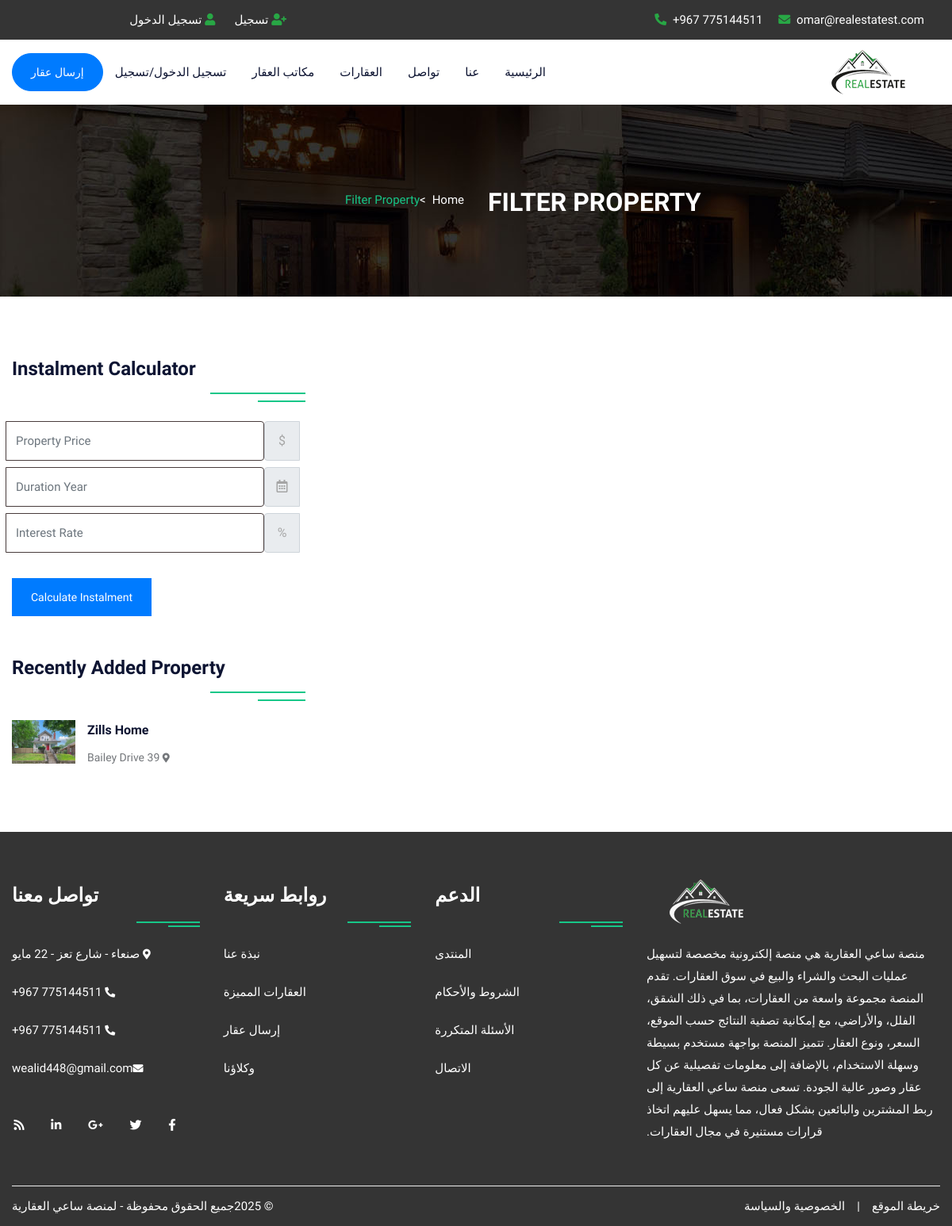
Before: /propertygrid.php with the older database file.
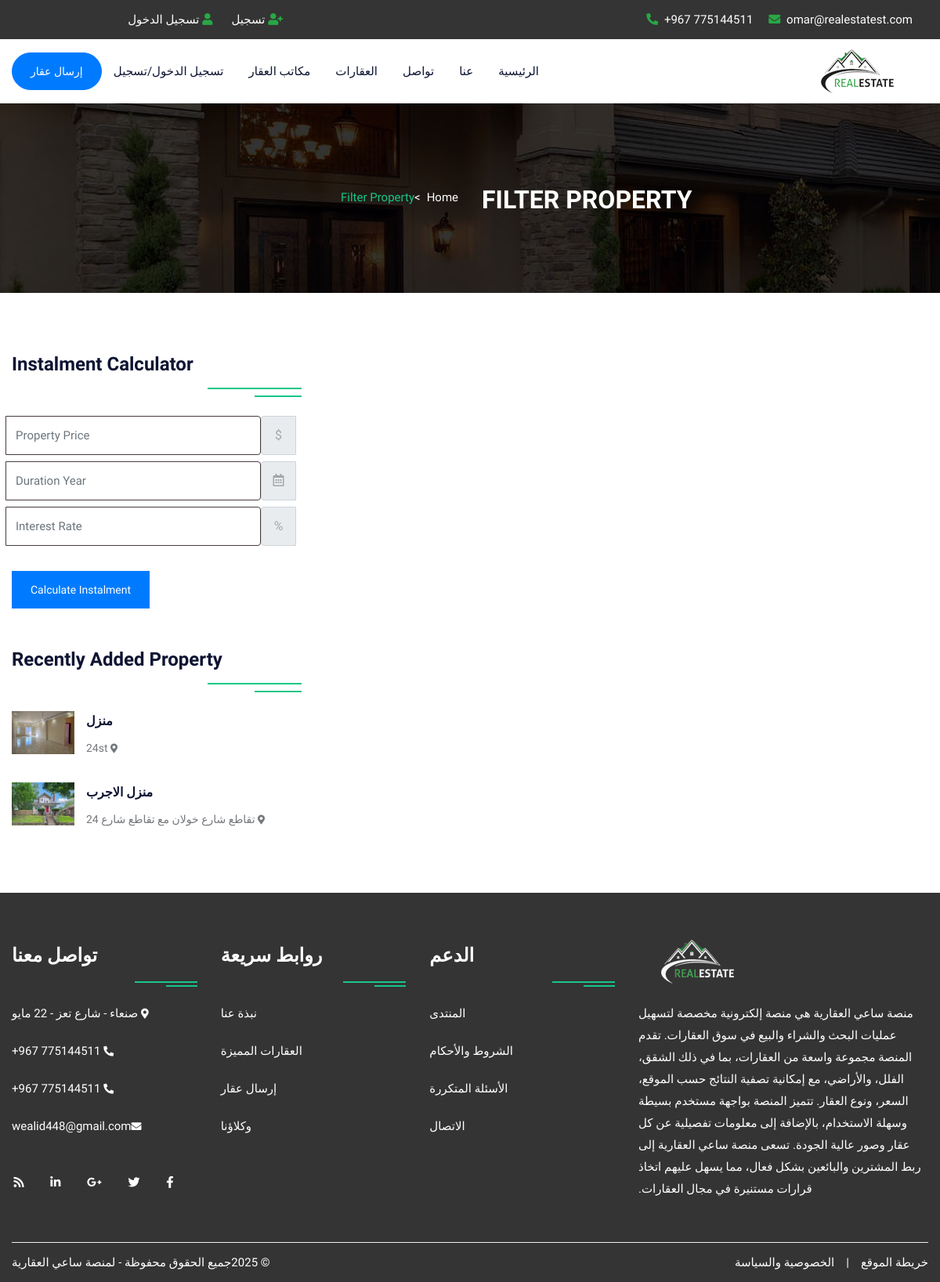
After: the same page with the newer database file.
### tables this page shows
CREATE TABLE `property` (
  `pid` int(50) NOT NULL,
  `title` varchar(200) NOT NULL,
  `pcontent` longtext NOT NULL,
  `type` varchar(100) NOT NULL,
  `bhk` varchar(50) NOT NULL,
  `stype` varchar(100) NOT NULL,
  `bedroom` int(50) NOT NULL,
  `bathroom` int(50) NOT NULL,
  `balcony` int(50) NOT NULL,
  `kitchen` int(50) NOT NULL,
  `hall` int(50) NOT NULL,
  `floor` varchar(50) NOT NULL,
  `size` int(50) NOT NULL,
  `price` int(50) NOT NULL,
  `location` varchar(200) NOT NULL,
  `city_id` int(50) NOT NULL,
  `state` varchar(100) NOT NULL,
  `feature` longtext NOT NULL,
  `pimage` varchar(300) NOT NULL,
  `pimage1` varchar(300) NOT NULL,
  `pimage2` varchar(300) NOT NULL,
  `pimage3` varchar(300) NOT NULL,
  `pimage4` varchar(300) NOT NULL,
  `uid` int(50) NOT NULL,
  `status` varchar(50) NOT NULL,
  `mapimage` varchar(300) NOT NULL,
  `topmapimage` varchar(300) NOT NULL,
  `groundmapimage` varchar(300) NOT NULL,
  `totalfloor` varchar(50) NOT NULL,
  `date` datetime NOT NULL DEFAULT current_timestamp(),
  `isFeatured` int(11) DEFAULT NULL,
  `city` varchar(255) DEFAULT NULL
);

### propertygrid.php (the view, shortened to what this page needs)
<!DOCTYPE html>
<html lang="en">
<head>
<link rel="stylesheet" type="text/css" href="css/bootstrap.min.css">
<link rel="stylesheet" type="text/css" href="css/bootstrap-slider.css">
<link rel="stylesheet" type="text/css" href="css/jquery-ui.css">
<link rel="stylesheet" type="text/css" href="css/layerslider.css">
<link rel="stylesheet" type="text/css" href="css/color.css" id="color-change">
<link rel="stylesheet" type="text/css" href="css/owl.carousel.min.css">
<link rel="stylesheet" type="text/css" href="css/font-awesome.min.css">
<link rel="stylesheet" type="text/css" href="fonts/flaticon/flaticon.css">
<link rel="stylesheet" type="text/css" href="css/style.css">
</head>
<body>
<div id="page-wrapper">
    <div class="row">
		<?php include("include/header.php");?>
        <div class="banner-full-row page-banner" style="background-image:url('images/breadcromb.jpg');">
            <div class="container">
                <div class="row">
                    <div class="col-md-6">
                        <h2 class="page-name float-left text-white text-uppercase mt-1 mb-0"><b>Filter Property</b></h2>
                    </div>
                    <div class="col-md-6">
                        <nav aria-label="breadcrumb" class="float-left float-md-right">
                            <ol class="breadcrumb bg-transparent m-0 p-0">
                                <li class="breadcrumb-item text-white"><a href="#">Home</a></li>
                                <li class="breadcrumb-item active">Filter Property</li>
                            </ol>
                        </nav>
                    </div>
                </div>
            </div>
        </div>
        <div class="full-row">
            <div class="container">
                <div class="row">
					<div class="col-lg-8">
                    </div>
                    <div class="col-lg-4">
                        <div class="sidebar-widget">
                            <h4 class="double-down-line-left text-secondary position-relative pb-4 my-4">Instalment Calculator</h4>
						<form class="d-inline-block w-100" action="calc.php" method="post">
                            <div class="input-group mb-2 mr-sm-2">
                                <div class="input-group-prepend">
                                    <div class="input-group-text">$</div>
                                </div>
                                <input type="text" class="form-control" name="amount" placeholder="Property Price">
                            </div>
                            <div class="input-group mb-2 mr-sm-2">
                                <div class="input-group-prepend">
                                    <div class="input-group-text"><i class="far fa-calendar-alt"></i></div>
                                </div>
                                <input type="text" class="form-control" name="month" placeholder="Duration Year">
                            </div>
                            <div class="input-group mb-2 mr-sm-2">
                                <div class="input-group-prepend">
                                    <div class="input-group-text">%</div>
                                </div>
                                <input type="text" class="form-control" name="interest" placeholder="Interest Rate">
                            </div>
                            <button type="submit" value="submit" name="calc" class="btn btn-danger mt-4">Calculate Instalment</button>
                        </form>
                        </div>
                        <div class="sidebar-widget mt-5">
                            <h4 class="double-down-line-left text-secondary position-relative pb-4 mb-4">Recently Added Property</h4>
                            <ul class="property_list_widget">
								<?php
								$query=mysqli_query($con,"SELECT * FROM `property` ORDER BY date DESC LIMIT 6");
										while($row=mysqli_fetch_array($query))
										{
								?>
                                <li> <img src="admin/property/<?php echo $row['18'];?>" alt="pimage">
                                    <h6 class="text-secondary hover-text-success text-capitalize"><a href="propertydetail.php?pid=<?php echo $row['0'];?>"><?php echo $row['1'];?></a></h6>
                                    <span class="font-14"><i class="fas fa-map-marker-alt icon-success icon-small"></i> <?php echo $row['14'];?></span>
                                </li>
                                <?php } ?>
                            </ul>
                        </div>
                    </div>
                </div>
            </div>
        </div>
		<?php include("include/footer.php");?>
    </div>
</div>
</body>
</html>

Changed rows visible on the page:
added property: pimage (picture), title "منزل", location "24st"
changed property: title "Zills Home" → "منزل الاجرب"; location "39 Bailey Drive" → "تقاطع شارع خولان مع تقاطع شارع 24"
